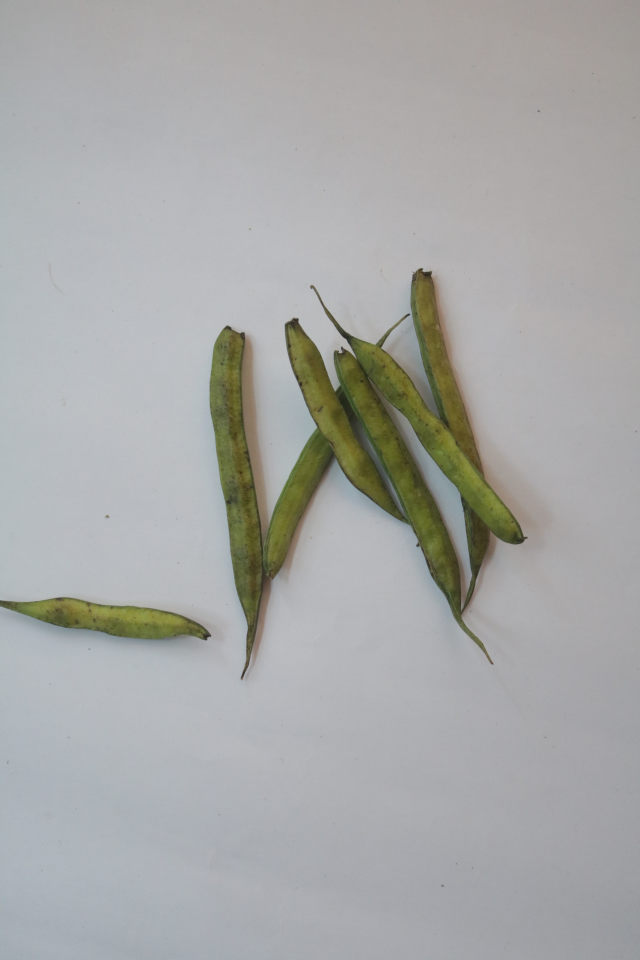
#> input picture Fruit_Vegetable_Classification/Dataset/Original Dataset/Uncroped/Fava_Beans/2021-04-18_16-11-19.jpg, 1280 x 1920 px, given in place of Fava_Beans2021-04-18_16-07-43.jpg, which was not available (shown at 1/2 size)
$ jupyter execute Crop_Tool.ipynb
#> lines starting #> are read from the running program, lines starting #| are printed output that depends on the picture; after the words box and inside, x2 and y2 are one past the last pixel; in counts of white or black regions, pixels touching at a corner belong together
[cell 1]
import cv2
import os
from os.path import isfile, join
import numpy as np
import argparse

[cell 2]
parser=argparse.ArgumentParser()
parser.add_argument("-i","--i_dir",help="first number",type=str,required=True)
parser.add_argument("-o","--o_dir",help="second number",type=str,required=True)
args=parser.parse_args()

[cell 3]
global image
global cache
global width
global xi,yi
width = 362

dir=args.i_dir
files = [f for f in os.listdir(dir) if os.path.isfile(join(dir, f))]
files.sort()

[cell 4]
op_dir=args.o_dir

try:
    os.mkdir(op_dir)
except OSError as error:
    print(error)

[cell 5]
# [8 lines left out: function res, not called in this run]

[cell 6]
# Mouse callback function. Gets called when mouse events happen.
# [42 lines left out: function drawRect, not called in this run]

[cell 7]
i=0
cv2.namedWindow("Image",cv2.WINDOW_NORMAL)
cv2.setMouseCallback("Image",drawRect)

fname=files[i]
image=cv2.imread(dir+fname)
#> image is the input picture: shape (1920, 1280, 3); mean B, G, R 167.1, 168.4, 167.4
cv2.putText(image,fname,(50,50),cv2.FONT_HERSHEY_COMPLEX,1,(255,0,0),2)
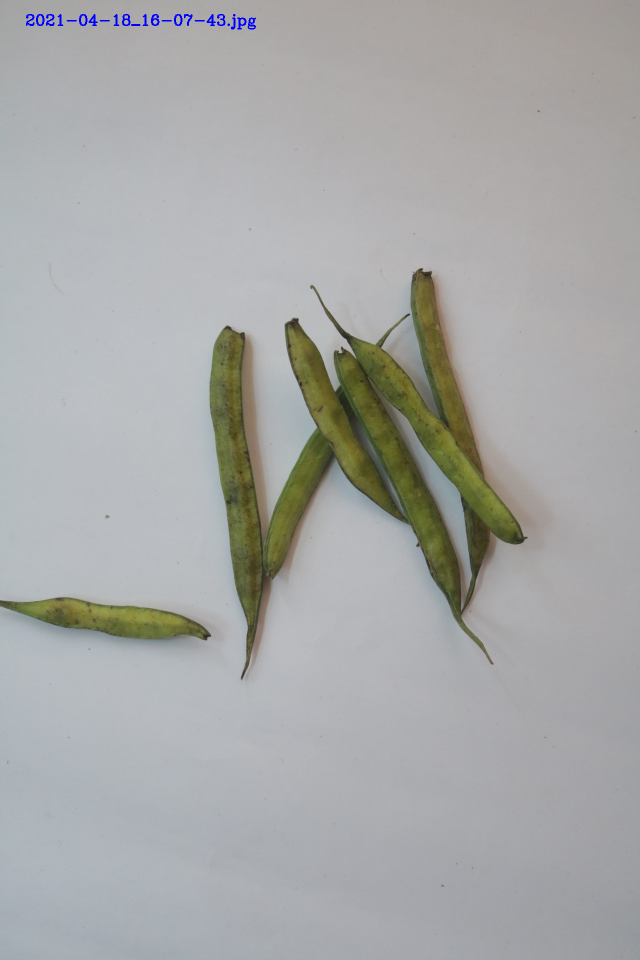
#> image: shape (1920, 1280, 3) (shown at 1/2 size); 0.14% of pixels changed, all inside (x1, y1, x2, y2) = (52, 28, 512, 59)
cv2.imshow("Image",image)

while True:
    key=cv2.waitKey(0)
#> (key q is pressed here)
    if key==ord('q'):
        break

    elif key==ord('m'):
        i+=1
        i=res(i)
        fname=files[i]
        image=cv2.imread(dir+fname)
        cv2.putText(image,fname,(50,50),cv2.FONT_HERSHEY_COMPLEX,1,(255,0,0),2)
        cv2.imshow("Image",image)

    elif key==ord('n'):
        i=i-1
        i=res(i)
        fname=files[i]
        image=cv2.imread(dir+fname)
        cv2.putText(image,fname,(50,50),cv2.FONT_HERSHEY_COMPLEX,1,(255,0,0),2)
        cv2.imshow("Image",image)

    elif key==ord('g'):
        crop=image[yi-width+2:yi+width-2,xi-width+2:xi+width-2]
        #cv2.imshow('crop_img',crop)
        filename=op_dir+fname
        cv2.imwrite(filename, crop)

    elif key==ord('r'):
        i=res(i)
        fname=files[i]
        image=cv2.imread(dir+fname)
        cv2.imshow("Image",image)

    elif key==ord('1'):
        width=362
    elif key==ord('2'):
        width=422
    elif key==ord('3'):
        width=482
    elif key==ord('4'):
        width=542


cv2.destroyAllWindows()


$ run again, on Fruit_Vegetable_Classification/Dataset/Original Dataset/Uncroped/Fava_Beans/2021-04-18_16-23-23.jpg
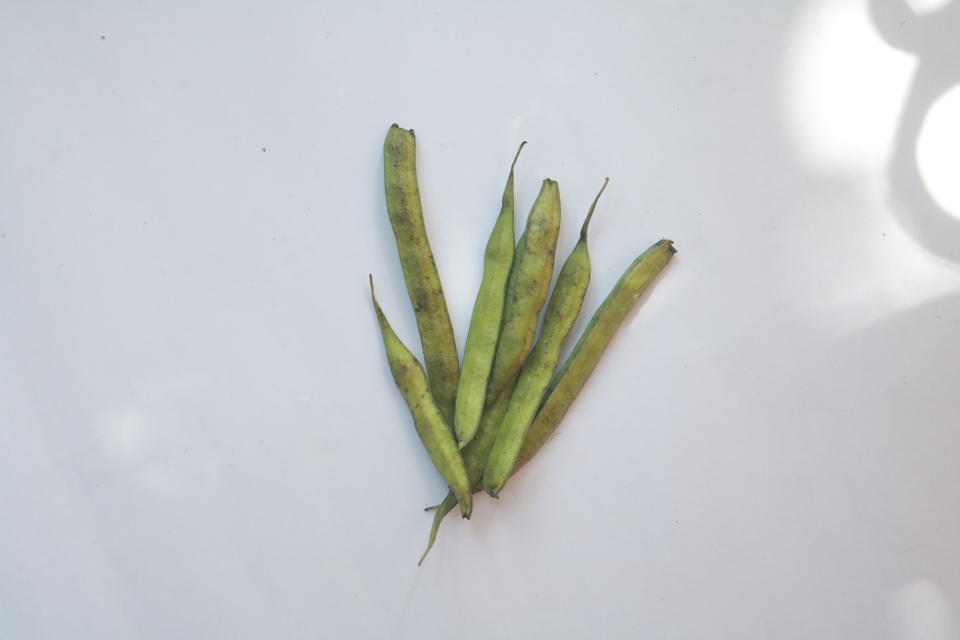
#> input picture Fruit_Vegetable_Classification/Dataset/Original Dataset/Uncroped/Fava_Beans/2021-04-18_16-23-23.jpg, 1920 x 1280 px, given in place of Fava_Beans2021-04-18_16-23-23.jpg, which was not available (shown at 1/2 size)
#> image is the input picture: shape (1280, 1920, 3); mean B, G, R 202.4, 201.1, 197.7
#> `cv2.putText(image,fname,(50,50),cv2.FONT_HERSHEY_COMPLEX,1,(255,0,0),2)`:
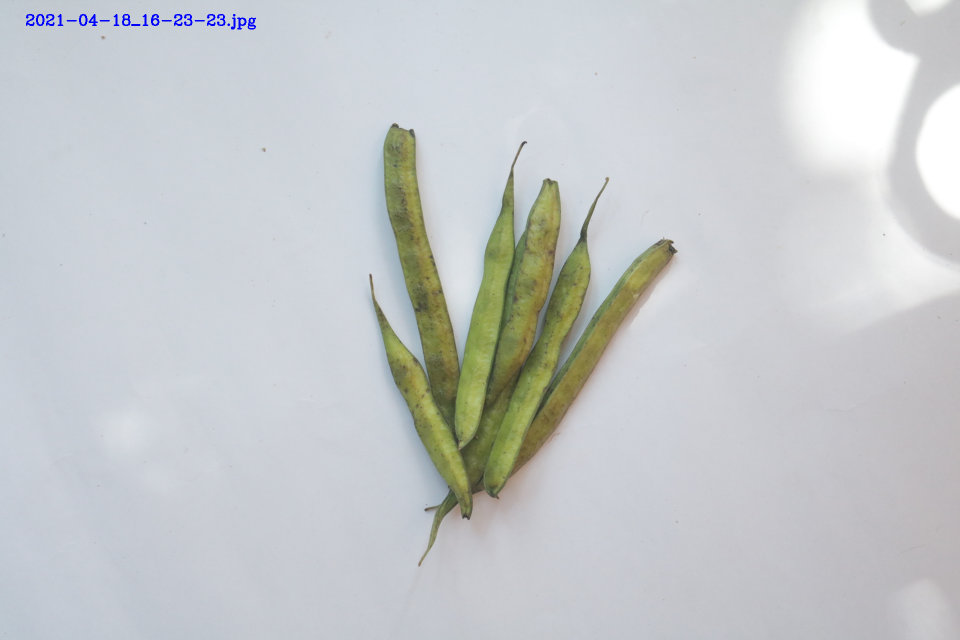
#> image: shape (1280, 1920, 3) (shown at 1/2 size); 0.15% of pixels changed, all inside (x1, y1, x2, y2) = (52, 28, 512, 59)

$ run again, on Fruit_Vegetable_Classification/Dataset/Original Dataset/Uncroped/Fava_Beans/2021-04-18_16-23-42.jpg
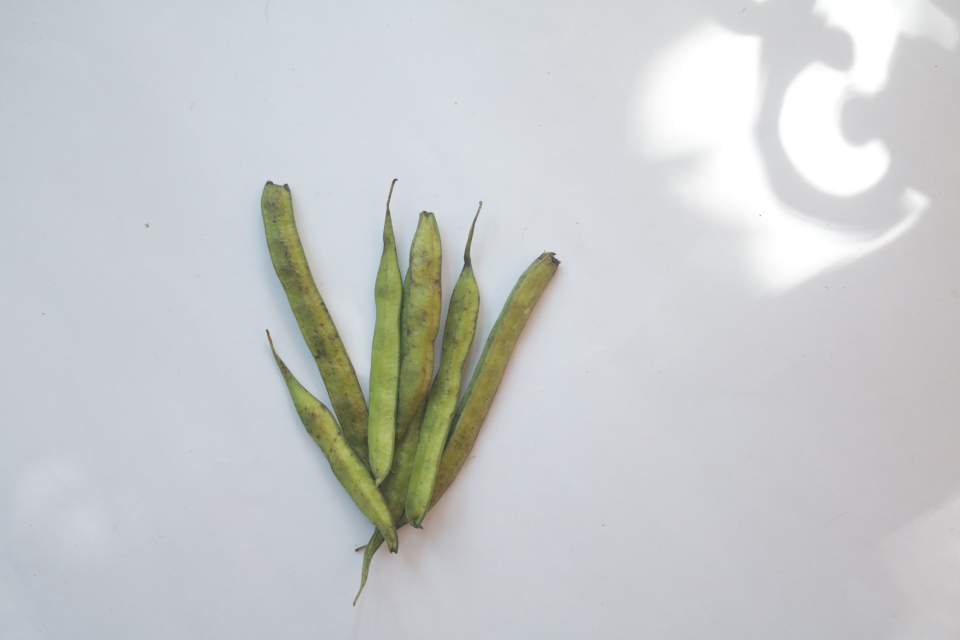
#> input picture Fruit_Vegetable_Classification/Dataset/Original Dataset/Uncroped/Fava_Beans/2021-04-18_16-23-42.jpg, 1920 x 1280 px, given in place of Fava_Beans2021-04-18_16-23-42.jpg, which was not available (shown at 1/2 size)
#> image is the input picture: shape (1280, 1920, 3); mean B, G, R 202.9, 202.3, 199.3
#> `cv2.putText(image,fname,(50,50),cv2.FONT_HERSHEY_COMPLEX,1,(255,0,0),2)`:
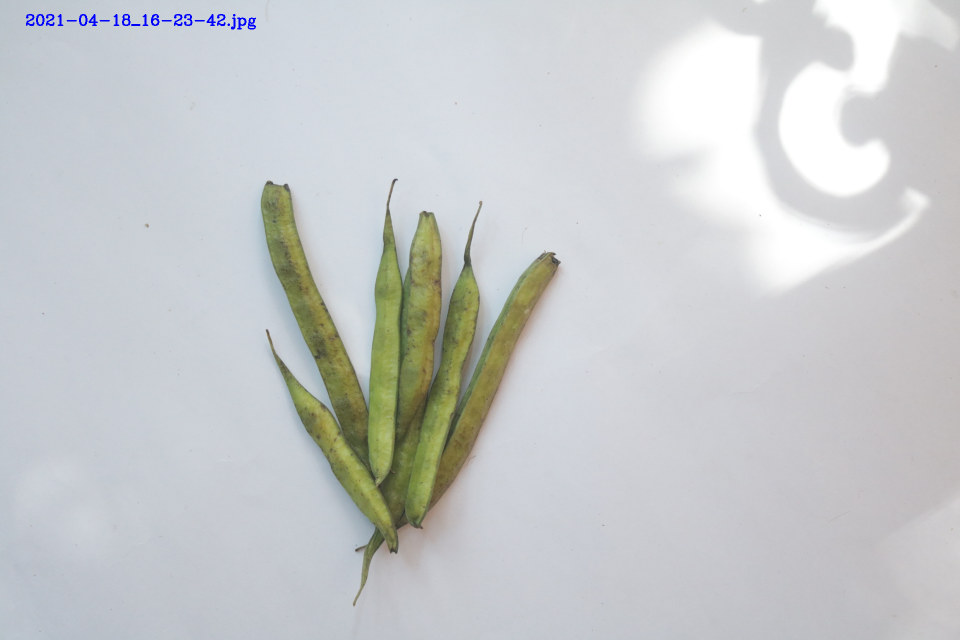
#> image: shape (1280, 1920, 3) (shown at 1/2 size); 0.15% of pixels changed, all inside (x1, y1, x2, y2) = (52, 28, 512, 59)
